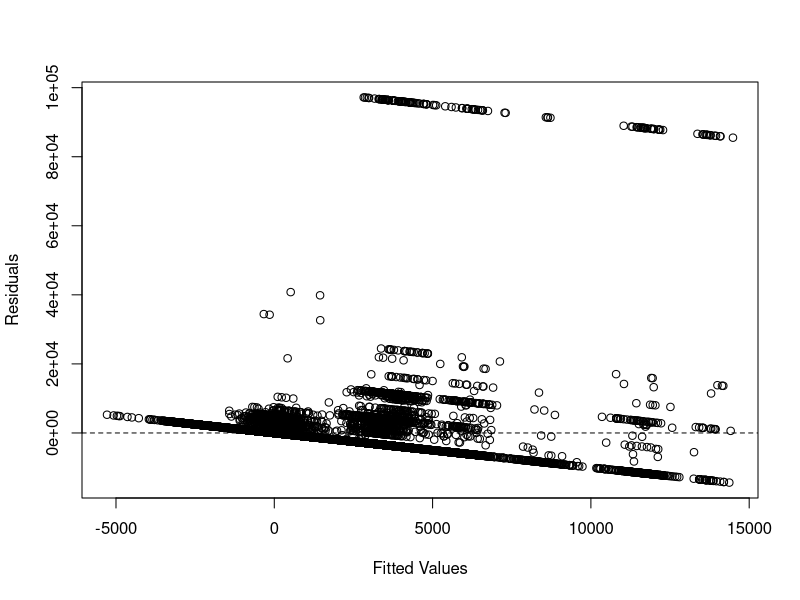

R code for this plot: (Note: this script raises an error after producing the figure.)
## ---- chunk 1
# adding the new dataset without the missing values
adult <- read.csv('CensusAdult_df.csv', header = T)
names(adult)
attach(adult)
## ---- chunk 2
first.mod<-lm(capital.gain~age+workclass+worked	+fnlwgt	+ education	+ marital.status	+ occupation	+ relationship	+ race	+ sex	+ capital.loss	+ hours.per.week	+ native.country	+ income, data = adult)
efirst <- resid(first.mod)
yhatfirst <- fitted(first.mod)

# well-behaved residuals plot with minor fanning pattern
plot(yhatfirst, efirst, xlab = 'Fitted Values', ylab = 'Residuals')
abline(h = 0, lty = 2)

#normality 
qqnorm(efirst)
qqline(efirst)

## ---- chunk 3
# Finding predictors (refer to days 24 and 26)
# Using forward selection (bottom up method) with AIC
mod.0 <- lm(capital.gain ~ 1, data = adult) 
mod.full <- lm(capital.gain ~., data = adult) # including all predictors in lm()
step(mod.0, scope = list(lower = mod.0, upper = mod.full), direction = "forward") #Uses AIC by default
## ---- chunk 4
# Finding predictors (see days 24 and 26)
# Using forward selection (bottom up method) with BIC
## step() function will still print out "AIC", but in fact it is using BIC
n <- length(adult$capital.gain) # sample size
step(mod.0, scope = list(lower = mod.0, upper = mod.full), direction = 'forward',k = log(n), trace = 0)
## ---- chunk 5
# Finding predictors
# Using backward selection (top down method) with AIC
step(mod.full, scope = list(lower = mod.0, upper = mod.full), direction = 'backward')
## ---- chunk 6
# Finding predictors
# Using backward selection (top down method) with BIC
step(mod.full, scope = list(lower = mod.0, upper = mod.full), direction = 'backward',k = log(n), trace = 0)
## ---- chunk 7
# Finding predictors
# Using stepwise selection (hybrid model)
step(mod.0, scope = list(lower = mod.0, upper = mod.full))
step(mod.full, scope = list(lower = mod.0, upper = mod.full))
## ---- chunk 8
library(leaps)
mod.reg <- regsubsets(cbind(age,workclass,worked,fnlwgt,education,marital.status,occupation,relationship,race,sex,capital.loss,hours.per.week,native.country,income),capital.gain, data=adult)
summary.reg <- summary(mod.reg)
names(summary.reg)
summary.reg$which
summary.reg$rsq
summary.reg$adjr2
summary.reg$cp
summary.reg$bic

par(mfrow = c(2, 2))
plot(summary.reg$rsq, xlab = "Number of Variables", ylab = "RSq", type = "b")

plot(summary.reg$adjr2, xlab = "Number of Variables", ylab = "Adjusted RSq", type = "b")
best_adj_r2 = which.max(summary.reg$adjr2)
points(best_adj_r2, summary.reg$adjr2[best_adj_r2],
       col = "red",cex = 2, pch = 20)

plot(summary.reg$cp, xlab = "Number of Variables", ylab = "Cp", type = 'b')
best_cp = which.min(summary.reg$cp[-c(length(summary.reg$cp))])
points(best_cp, summary.reg$cp[best_cp],
       col = "red", cex = 2, pch = 20)

plot(summary.reg$bic, xlab = "Number of Variables", ylab = "BIC", type = 'b')
best_bic = which.min(summary.reg$bic)
points(best_bic, summary.reg$bic[best_bic],
       col = "red", cex = 2, pch = 20)

mod.full <- lm(capital.gain ~., data = adult) 
mod.red <- lm(capital.gain ~income + fnlwgt + capital.loss + workclass + age)
anova(mod.red, mod.full)
## ---- chunk 9
# checking to see if predictors 'marital.status' and 'relationship' are necessary for our model

# Running test for B7=0 aka marital.status=0
# Added Varaible Plots
full.lm <- lm(capital.gain ~ income + fnlwgt + capital.loss + workclass + age + marital.status)
# avPlots(full.lm, id=FALSE)

# summary table 
summary(full.lm)

# Global F-test, $H_0: \beta_1 = \beta_2 = \beta_3 = 0$
red.lm <- lm(capital.gain ~ 1)
anova(red.lm, full.lm)

# Global F-test, $H_0: \beta_1 = \beta_2 = \beta_3 = 0$ ( ? )
anova(full.lm, red.lm)
## ---- chunk 10
# Running test for B8=0 aka relationship
# First figure out the output of B7=0
# Added Variable Plots
full2.lm <- lm(capital.gain ~ income + fnlwgt + capital.loss + workclass + age + relationship) 
# we know marital.status would go before relationship because that was in the output of the regsubsets function
# avPlots(full2.lm, id=FALSE)

# summary table 
summary(full2.lm)

# Global F-test, $H_0: \beta_1 = \beta_2 = \beta_3 = 0$
red.lm <- lm(capital.gain ~ 1)
anova(red.lm, full2.lm)

# Global F-test, $H_0: \beta_1 = \beta_2 = \beta_3 = 0$ ( ? )
anova(full2.lm, red.lm)
## ---- chunk 11
second.mod<-lm(capital.gain~income+capital.loss+education+age+workclass+hours.per.week,data=adult)
esecond <- resid(second.mod)
yhatsecond <- fitted(second.mod)

# well-behaved residuals plot with minor fanning pattern
plot(yhatsecond, esecond, xlab = 'Fitted Values', ylab = 'Residuals')
abline(h = 0, lty = 2)

#normality seems okay
qqnorm(esecond)
qqline(esecond)
## ---- chunk 12
# Transforming predictors using 1 + capital.loss
library(car)

capital.loss01<-with(adult,capital.loss+0.01)
Trans.adult<-powerTransform(cbind(capital.loss01,education,age,hours.per.week)~1, adult)
summary(Trans.adult)


testTransform(Trans.adult, lambda = c(1, 1, 1, 0))
Adult.Trans<-with(adult,data.frame(capital.loss01^(-1.74),education^(1.34),age^0.11,hours.per.week^0.95))
pairs(Adult.Trans)
## ---- chunk 13
# Transforming the response

adult$capital.gain01<-with(adult,capital.gain+0.01)
Adult.power<-powerTransform(capital.gain01~.,Adult.Trans)
summary(Adult.power)

library(MASS)
adult.lm<-lm(capital.gain01~.,data=Adult.Trans)
boxcox(adult.lm)
## ---- chunk 14

capital.gain1<-capital.gain01^(-0.88)
capital.loss1<-capital.loss01^(-1.74)
education1<-education^(1.34)
age1<-age^(0.11)
hours.per.week1<-hours.per.week^(0.95)

aftrans.mod<-lm(capital.gain1 ~ income + capital.loss1 + education1 + age1	+ workclass + hours.per.week1	, data = adult)
eaftrans <- resid(aftrans.mod)
yhataftrans <- fitted(aftrans.mod)

# well-behaved residuals plot with minor fanning pattern
plot(yhataftrans, eaftrans, xlab = 'Fitted Values', ylab = 'Residuals')
abline(h = 0, lty = 2)

#normality seems okay
qqnorm(eaftrans)
qqline(eaftrans)

## ---- chunk 15
# caterogical variables:
# income, k-1 = 1 indicators variable x1 (k-> <=50K, or >50K)
# workclass, k-1 = 4, (k -> State-gov, Self-emp-not-inc, Private, Federal-gov, Local-gov) x2, x3, x4, x5

capital.gain1<-capital.gain01^(-0.88)
capital.loss1<-capital.loss01^(-1.74)
education1<-education^(1.34)
age1<-age^(0.11)
hours.per.week1<-hours.per.week^(0.95)

factor.lm <- lm(capital.gain1 ~ income) 
summary(factor.lm)

factor1.lm <- lm(capital.gain1 ~ workclass)
summary(factor1.lm)
## ---- chunk 16
# Nonparallel
np.lm <- lm(capital.gain1 ~ income + capital.loss1 + education1 + age1 + workclass + hours.per.week1 + income:capital.loss1 + income:education1 + income:age1 + income:hours.per.week1 + workclass:capital.loss1 + workclass:education1 + workclass:age1 + workclass:hours.per.week1, data = adult)
## ---- chunk 17
## Partial F Tests
### Nonparallel vs. Parallel

summary(np.lm)

#equivalent to the partial F test
null.lm <- lm(capital.gain1 ~ 1, data = adult) # Intercept only
anova(null.lm, np.lm)

# We still would reject our null hyp
# At least one of the predictors matters

# if we removed all indicator variables
par.lm <- lm(capital.gain1 ~ income + capital.loss1 + education1 +age1 + age1 + workclass + hours.per.week1, data = adult) 
anova(par.lm, np.lm) # always do the smaller model first

# Non parallel model is preferred to parallel model

summary(par.lm)

## ---- chunk 18
# Is income:capital.loss1 a useful predictor given that the other predictors are in the model?
full.lm<-lm(capital.gain1 ~ income + capital.loss1 + education1 + age1 + workclass + hours.per.week1 + income:capital.loss1 + income:education1 + income:age1 + income:hours.per.week1 + workclass:capital.loss1 + workclass:education1 + workclass:age1 + workclass:hours.per.week1)

redB7.lm<-lm(capital.gain1 ~ income + capital.loss1 + education1 + age1 + workclass + hours.per.week1 + income:capital.loss1 + income:education1 + income:age1 + workclass:capital.loss1 + workclass:education1 + workclass:age1 + workclass:hours.per.week1)
anova(redB7.lm,full.lm)

## ---- chunk 19
# Is income:education1 a useful predictor given that the other predictors are in the model?
redB8.lm<-lm(capital.gain1 ~ income + capital.loss1 + education1 + age1 + workclass + hours.per.week1 + income:capital.loss1 + income:age1 + income:hours.per.week1 + workclass:capital.loss1 + workclass:education1 + workclass:age1 + workclass:hours.per.week1)
anova(redB8.lm, full.lm)
## ---- chunk 20
redB9.lm<-lm(capital.gain1 ~ income + capital.loss1 + education1 + age1 + workclass + hours.per.week1 + income:capital.loss1 + income:education1 + income:hours.per.week1 + workclass:capital.loss1 + workclass:education1 + workclass:age1 + workclass:hours.per.week1)
anova(redB9.lm, full.lm)
## ---- chunk 21
redB10.lm<-lm(capital.gain1 ~ income + capital.loss1 + education1 + age1 + workclass + hours.per.week1 + income:capital.loss1 + income:education1 + income:age1 + workclass:capital.loss1 + workclass:education1 + workclass:age1 + workclass:hours.per.week1)
anova(redB10.lm,full.lm)
## ---- chunk 22
redB11.lm<-lm(capital.gain1 ~ income + capital.loss1 + education1 + age1 + workclass + hours.per.week1 + income:capital.loss1 + income:education1 + income:age1 + income:hours.per.week1 + workclass:education1 + workclass:age1 + workclass:hours.per.week1)
anova(redB11.lm, full.lm)
## ---- chunk 23
redB12.lm<-lm(capital.gain1 ~ income + capital.loss1 + education1 + age1 + workclass + hours.per.week1 + income:capital.loss1 + income:education1 + income:age1 + income:hours.per.week1 + workclass:capital.loss1 + workclass:age1 + workclass:hours.per.week1)
anova(redB12.lm, full.lm)
## ---- chunk 24
redB13.lm<-lm(capital.gain1 ~ income + capital.loss1 + education1 + age1 + workclass + hours.per.week1 + income:capital.loss1 + income:education1 + income:age1 + income:hours.per.week1 + workclass:capital.loss1 + workclass:education1 + workclass:hours.per.week1)
anova(redB13.lm,full.lm)
## ---- chunk 25
redB14.lm<-lm(capital.gain1 ~ income + capital.loss1 + education1 + age1 + workclass + hours.per.week1 + income:capital.loss1 + income:education1 + income:age1 + income:hours.per.week1 + workclass:capital.loss1 + workclass:education1 + workclass:age1)
anova(redB14.lm,full.lm)
## ---- chunk 26
scatterplotMatrix(~capital.gain1 + income + capital.loss1 + education1 + age1 + workclass + hours.per.week1 + income:capital.loss1 + income:education1 + income:age1 + income:hours.per.week1 + workclass:capital.loss1 + workclass:education1 + workclass:age1)
## ---- chunk 27
# Residual analysis (Model Evaluation)

final.mod <- lm(capital.gain1 ~ income + capital.loss1 + education1 + age1 + workclass + hours.per.week1, data = adult)
e <- resid(final.mod)
yhat <- fitted(final.mod)

# well-behaved residuals plot with minor fanning pattern
plot(yhat, e, xlab = 'Fitted Values', ylab = 'Residuals')
abline(h = 0, lty = 2)

#normality seems okay
qqnorm(e)
qqline(e)

#large p-value: residuals are normal
# shapiro.test(e)
# can't do because dample size exceeds 5000
ncvTest(~capital.gain1 + income + capital.loss1 + education1 + age1 + workclass + hours.per.week1 + income:capital.loss1 + income:education1 + income:age1 + income:hours.per.week1 + workclass:capital.loss1 + workclass:education1 + workclass:age1)

## Interaction term
int.mod <- lm(capital.gain1 ~ income:capital.loss1 + income:education1 + income:age1 + income:hours.per.week1 + workclass:capital.loss1 + workclass:education1 + workclass:age1 , data = adult)

#no interaction effect exists
anova(final.mod, int.mod)
## ---- chunk 28
#find studentized residuals
fit.all <- lm(capital.gain1 ~ income + capital.loss1 + education1 + age1 + workclass + hours.per.week1 + income:capital.loss1 + income:education1 + income:age1 + income:hours.per.week1 + workclass:capital.loss1 + workclass:education1 + workclass:age1, data=adult)
(rst <-  rstudent(fit.all))
#find the point with the largest studentized residual
rst <- abs(rst)
which(rst > 3); which(rst > 2)

#find standardized residuals
fit1.all <- lm(capital.gain1 ~ income + capital.loss1 + education1 + age1 + workclass + hours.per.week1 + income:capital.loss1 + income:education1 + income:age1 + income:hours.per.week1 + workclass:capital.loss1 + workclass:education1 + workclass:age1, data=adult)
rstandard(fit1.all)

#find the point with the largest standardized residual
rs <- abs(rstandard(fit1.all))
which(rs == max(rs))
## ---- chunk 29
#find leverages
## Cook's Distance
fit2.all<-lm(capital.gain1 ~ income + capital.loss1 + education1 + age1 + workclass + hours.per.week1 + income:capital.loss1 + income:education1 + income:age1 + income:hours.per.week1 + workclass:capital.loss1 + workclass:education1 + workclass:age1, data=adult)
ds <- cooks.distance(fit2.all)
round(ds,5)
which(ds > 4/(30163-13-1))
## ---- chunk 30
# 1 What is the predicted value of capital gain when capital loss is 1000? 

#Confidence interval for Mean Response
fullmod.lm<-lm(capital.gain1 ~ income + capital.loss1 + education1 + age1 + workclass + hours.per.week1 + income:capital.loss1 + income:education1 + income:age1 + income:hours.per.week1 + workclass:capital.loss1 + workclass:education1 + workclass:age1 + workclass:hours.per.week1)

clmean <- mean(capital.loss1)
edumean <- mean(education1)
agemean <- mean(age1)
hpwmean <- mean(hours.per.week1)
iclmean <-  mean(income:capital.loss1)
iedumean <- mean(income:education1)
iagemean <- mean(income:age1)
iinmean <- mean(income:hours.per.week1)
wccmean <- mean(workclass:capital.loss1)
wcedumean <- mean(workclass:education1)
wclagemean <- mean(workclass:age1)
wchpwmean <- mean(workclass:hours.per.week1)
(new <- data.frame(income, clmean, edumean,agemean,hpwmean,iclmean,iedumean,iagemean,iinmean,wccmean,wcedumean,wclagemean,wchpwmean))

predict(fullmod.lm, new, interval = 'confidence', level = 0.95)

# 2 Is there a strong relationship between education and capital gain?
capital.gain1_vs_edu.lm<-lm(capital.gain1~education1)
summary(capital.gain1_vs_edu.lm)
# adjusted rsq is 0.03212 so very very small positive relationship

# 3 Is there a strong relationship between hours per week and capital gain? 
capital.gain1_vs_hours.per.week1.lm<-lm(capital.gain1~hours.per.week1)
summary(capital.gain1_vs_hours.per.week1.lm)
# adjusted rsq is 0.009176 so very small positive relationship

# 5 Is there a significant difference in the capital gain at age 18 and age 40 using a Prediction interval for a new response

age.lm <- lm(capital.gain1 ~ age1)
# Expected capital.gain at age 18
predict(age.lm , data.frame(age1 = 18 ),
        interval = 'prediction', level = 0.95)
# Expected capital.gain at 40
predict(age.lm , data.frame(age = 40),
        interval = 'prediction', level = 0.95)
